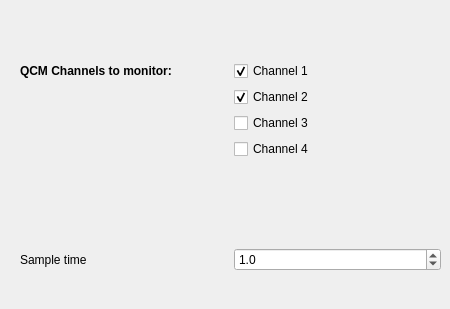
          <widget class="QWidget" name="page_deposition">
           <widget class="QWidget" name="verticalLayoutWidget_10">
            <property name="geometry">
             <rect>
              <x>20</x>
              <y>30</y>
              <width>421</width>
              <height>161</height>
             </rect>
            </property>
            <layout class="QVBoxLayout" name="verticalLayout_8">
             <item>
              <layout class="QGridLayout" name="gridLayout_9">
               <item row="0" column="0">
                <widget class="QLabel" name="label_29">
                 <property name="font">
                  <font>
                   <weight>75</weight>
                   <bold>true</bold>
                  </font>
                 </property>
                 <property name="text">
                  <string>QCM Channels to monitor:</string>
                 </property>
                </widget>
               </item>
               <item row="0" column="1">
                <widget class="QCheckBox" name="checkBoxQCM1">
                 <property name="accessibleName">
                  <string>QCM1</string>
                 </property>
                 <property name="layoutDirection">
                  <enum>Qt::LeftToRight</enum>
                 </property>
                 <property name="autoFillBackground">
                  <bool>false</bool>
                 </property>
                 <property name="text">
                  <string>Channel 1</string>
                 </property>
                 <property name="checked">
                  <bool>true</bool>
                 </property>
                </widget>
               </item>
               <item row="1" column="1">
                <widget class="QCheckBox" name="checkBoxQCM2">
                 <property name="accessibleName">
                  <string>QCM2</string>
                 </property>
                 <property name="text">
                  <string>Channel 2</string>
                 </property>
                 <property name="checked">
                  <bool>true</bool>
                 </property>
                </widget>
               </item>
               <item row="2" column="1">
                <widget class="QCheckBox" name="checkBoxQCM3">
                 <property name="accessibleName">
                  <string>QCM3</string>
                 </property>
                 <property name="text">
                  <string>Channel 3</string>
                 </property>
                </widget>
               </item>
               <item row="3" column="1">
                <widget class="QCheckBox" name="checkBoxQCM4">
                 <property name="accessibleName">
                  <string>QCM4</string>
                 </property>
                 <property name="text">
                  <string>Channel 4</string>
                 </property>
                </widget>
               </item>
              </layout>
             </item>
            </layout>
           </widget>
           <widget class="QWidget" name="gridLayoutWidget_2">
            <property name="geometry">
             <rect>
              <x>20</x>
              <y>220</y>
              <width>421</width>
              <height>80</height>
             </rect>
            </property>
            <layout class="QGridLayout" name="gridLayout_8">
             <item row="0" column="0">
              <widget class="QLabel" name="label_26">
               <property name="text">
                <string>Sample time</string>
               </property>
              </widget>
             </item>
             <item row="0" column="1">
              <widget class="QDoubleSpinBox" name="doubleSpinBox_5">
               <property name="accessibleName">
                <string>QCM_sampleTime</string>
               </property>
               <property name="decimals">
                <number>1</number>
               </property>
               <property name="maximum">
                <double>60.000000000000000</double>
               </property>
               <property name="value">
                <double>1.000000000000000</double>
               </property>
              </widget>
             </item>
            </layout>
           </widget>
          </widget>
